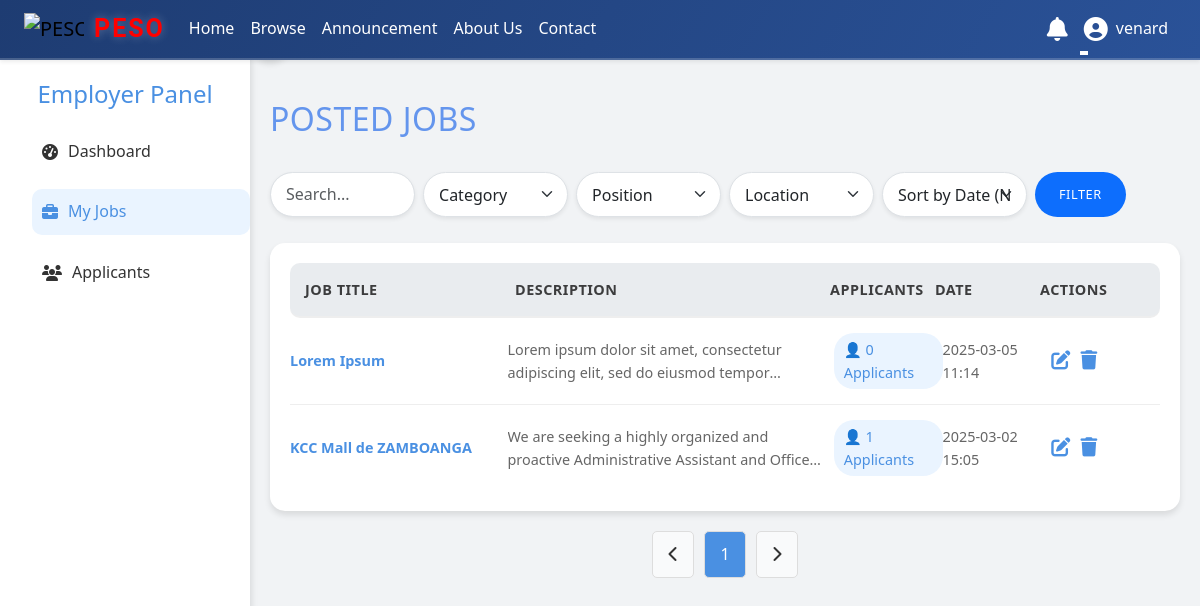
The page /employers/job_list.php (signed in) on the database its author committed.
### tables this page shows
CREATE TABLE `jobs` (
  `id` int(11) NOT NULL,
  `title` varchar(255) NOT NULL,
  `description` text NOT NULL,
  `thumbnail` varchar(255) DEFAULT NULL,
  `photo` varchar(255) DEFAULT NULL,
  `created_at` timestamp NOT NULL DEFAULT current_timestamp(),
  `category_id` int(11) NOT NULL,
  `location` varchar(255) DEFAULT NULL,
  `specific_location` varchar(255) DEFAULT NULL,
  `responsibilities` text NOT NULL,
  `requirements` text NOT NULL,
  `preferred_qualifications` text DEFAULT NULL,
  `status` enum('pending','approved','rejected') DEFAULT 'pending',
  `employer_id` int(11) NOT NULL,
  `remarks` text DEFAULT NULL
);

### employers/job_list.php (the view, shortened to what this page needs)
<?php
include '../includes/header.php';
$employer_id = $_SESSION['user_id'];
$limit = 15;
$page = isset($_GET['page']) ? (int)$_GET['page'] : 1;
$offset = ($page - 1) * $limit;
$search_filter = "";
$category_filter = "";
$position_filter = "";
$location_filter = "";
$sort = isset($_GET['sort']) ? $_GET['sort'] : 'created_at_desc';
$sort_mapping = [
    'created_at_asc' => ['column' => 'created_at', 'order' => 'ASC'],
    'created_at_desc' => ['column' => 'created_at', 'order' => 'DESC'],
    'title_asc' => ['column' => 'title', 'order' => 'ASC'],
    'title_desc' => ['column' => 'title', 'order' => 'DESC'],
    'total_applicants_asc' => ['column' => 'total_applicants', 'order' => 'ASC'],
    'total_applicants_desc' => ['column' => 'total_applicants', 'order' => 'DESC'],
];
$sort_column = $sort_mapping[$sort]['column'];
$sort_order = $sort_mapping[$sort]['order'];
$query_all_jobs = "
    SELECT DISTINCT j.*, COUNT(a.id) AS total_applicants
    FROM jobs j
    LEFT JOIN applications a ON j.id = a.job_id
    LEFT JOIN job_categories jc ON j.id = jc.job_id
    LEFT JOIN job_positions_jobs jp ON j.id = jp.job_id
    WHERE j.employer_id = $employer_id
    $search_filter
    $category_filter
    $position_filter
    $location_filter
    GROUP BY j.id
    ORDER BY $sort_column $sort_order
    LIMIT $limit OFFSET $offset
";
$result = $conn->query($query_all_jobs);
$count_query = "
    SELECT COUNT(DISTINCT j.id) AS total_jobs
    FROM jobs j
    LEFT JOIN job_categories jc ON j.id = jc.job_id
    LEFT JOIN job_positions_jobs jp ON j.id = jp.job_id
    WHERE j.employer_id = $employer_id
    $search_filter
    $category_filter
    $position_filter
    $location_filter
";
$count_result = $conn->query($count_query);
$count_data = $count_result->fetch_assoc();
$total_jobs = $count_data['total_jobs'];
$total_pages = ceil($total_jobs / $limit);
?>
<!DOCTYPE html>
<html lang="en">
<head>
    <link href="https://cdnjs.cloudflare.com/ajax/libs/font-awesome/6.4.2/css/all.min.css" rel="stylesheet">
    <link rel="stylesheet" href="/JOB/assets/job_list.css">
</head>
<body>
<div class="sidebar" id="sidebar">
    <div>
        <h2>Employer Panel</h2>
        <ul>
            <li><a href="dashboard.php"><i class="fas fa-tachometer-alt"></i> Dashboard</a></li>
            <li><a href="job_list.php" class="active"><i class="fas fa-briefcase"></i> My Jobs</a></li>
            <li><a href="user_list.php"><i class="fas fa-users"></i> Applicants</a></li>
        </ul>
    </div>
    <div class="toggle-btn" onclick="toggleSidebar()">
        <i class="fas fa-angle-right"></i>
    </div>
</div>
<main>
    <h3>Posted Jobs</h3><br>
    <form action="" method="get" class="row gx-2 gy-2 justify-content-center">
        <div class="col-lg-2 col-md-3 col-6">
            <input type="text" name="search" class="form-control form-control-m shadow-sm rounded-pill" placeholder="Search..." value="<?= isset($_GET['search']) ? htmlspecialchars($_GET['search']) : '' ?>">
        </div>
        <div class="col-lg-2 col-md-3 col-6">
            <select name="category" class="form-select form-select-m shadow-sm rounded-pill">
                <option value="">Category</option>
            </select>
        </div>
        <div class="col-lg-2 col-md-3 col-6">
            <select name="position" class="form-select form-select-m shadow-sm rounded-pill">
                <option value="">Position</option>
            </select>
        </div>
        <div class="col-lg-2 col-md-3 col-6">
            <select name="location" class="form-select form-select-m shadow-sm rounded-pill">
                <option value="">Location</option>
            </select>
        </div>
        <div class="col-lg-2 col-md-3 col-6">
            <select name="sort" class="form-select form-select-m shadow-sm rounded-pill">
                <option value="created_at_desc" <?= $sort === 'created_at_desc' ? 'selected' : '' ?>>Sort by Date (Newest First)</option>
            </select>
        </div>
        <div class="col-md-2">
            <button type="submit" style="height: 100%;" class="btn btn-primary btn-lg rounded-pill filter-button">Filter</button>
        </div>
    </form><br>
    <div class="job-list">
        <div class="job-header">
            <div>Job Title</div>
            <div>Description</div>
            <div>Applicants</div>
            <div>Date</div>
            <div>Actions</div>
        </div>
        <?php while ($row = $result->fetch_assoc()): ?>
            <div class="job-item">
                <div class="title"><?= htmlspecialchars($row['title']) ?></div>
                <div class="description"><?= htmlspecialchars($row['description']) ?></div>
                <div class="applicants" onclick="location.href='/JOB/admin/view_applicants.php?job_id=<?= $row['id'] ?>'">
                    👤 <?= $row['total_applicants'] ?> Applicants
                </div>
                <div class="date"><?= htmlspecialchars(date('Y-m-d H:i', strtotime($row['created_at']))) ?></div>
                <div class="actions">
                    <button onclick="location.href='edit_job.php?id=<?= $row['id'] ?>&source=job_list'"><i class="fas fa-edit"></i></button>
                    <button data-bs-toggle="modal" data-bs-target="#deleteJobModal" class="btn-delete" data-job-id="<?= $row['id'] ?>"><i class="fas fa-trash"></i></button>
                </div>
            </div>
        <?php endwhile; ?>
    </div>
    <div class="pagination">
        <button onclick="location.href='?page=<?= $page - 1 ?>&search=<?= $search ?>&category=<?= $_GET['category'] ?? '' ?>&position=<?= $_GET['position'] ?? '' ?>&location=<?= $_GET['location'] ?? '' ?>'" <?= $page <= 1 ? 'disabled' : '' ?>> <i class="fas fa-chevron-left"></i> </button>
        <?php for ($i = 1; $i <= $total_pages; $i++): ?>
            <button onclick="location.href='?page=<?= $i ?>&search=<?= $search ?>&category=<?= $_GET['category'] ?? '' ?>&position=<?= $_GET['position'] ?? '' ?>&location=<?= $_GET['location'] ?? '' ?>'" <?= $i === $page ? 'class="active"' : '' ?>><?= $i ?></button>
        <?php endfor; ?>
        <button onclick="location.href='?page=<?= $page + 1 ?>&search=<?= $search ?>&category=<?= $_GET['category'] ?? '' ?>&position=<?= $_GET['position'] ?? '' ?>&location=<?= $_GET['location'] ?? '' ?>'" <?= $page >= $total_pages ? 'disabled' : '' ?>> <i class="fas fa-chevron-right"></i> </button>
    </div>
</main>
</body>
</html>

### assets/header.css (style rules this page uses)
* { margin: 0; padding: 0; box-sizing: border-box; }
body { padding-top: 60px; }
.shadow-sm { box-shadow: 0 4px 6px rgba(0, 0, 0, 0.05); }
.btn { font-size: 0.8rem; padding: 0.6rem 1.5rem; border: none; border-radius: 15px; cursor: pointer; transition: all 0.3s ease; text-transform: uppercase; font-weight: 500; letter-spacing: 0.5px; }

### assets/job_list.css (style rules this page uses)
body { font-family: 'Segoe UI', Tahoma, Geneva, Verdana, sans-serif; background-color: #f1f3f5; color: #333; line-height: 1.6; margin-top:20px; }
main { padding-left:270px; padding-right:20px; }
.sidebar { position: fixed; top: 0; left: 0; width: 250px; height: 100vh; background: #ffffff; padding-top:80px; display: flex; flex-direction: column; justify-content: space-between; box-shadow: 2px 0 6px rgba(0, 0, 0, 0.1); transition: transform 0.3s ease-in-out; }
.sidebar h2 { font-size: 1.5rem; margin-bottom: 20px; text-align: center; color: #4a90e2; }
.sidebar ul { list-style: none; }
.sidebar ul li { margin-bottom: 15px; }
.sidebar ul li a { text-decoration: none; color: #333; font-size: 1rem; display: flex; align-items: center; gap: 10px; padding: 10px; border-radius: 10px; transition: background 0.3s, color 0.3s; }
.sidebar ul li a:hover, .sidebar ul li a.active { background: #eaf4ff; color: #4a90e2; }
.sidebar .toggle-btn { position: absolute; top: 20px; right: -40px; background: #4a90e2; width: 40px; height: 40px; border-radius: 50%; display: flex; align-items: center; justify-content: center; cursor: pointer; box-shadow: 0 4px 6px rgba(0, 0, 0, 0.1); }
.sidebar .toggle-btn i { color: #fff; font-size: 1.2rem; }
.job-list { background: #ffffff; border-radius: 15px; padding: 20px; box-shadow: 0 4px 6px rgba(0, 0, 0, 0.1); }
.job-header { display: grid; grid-template-columns: 2fr 3fr 1fr 1fr 1fr; align-items: center; border-bottom: 2px solid #eee; background-color: #e9ecef; border-radius: 10px; padding: 15px; font-weight: bold; text-transform: uppercase; letter-spacing: 0.5px; color: #000000be; font-size: 0.9rem; }
.job-item { display: grid; grid-template-columns: 2fr 3fr 1fr 1fr 1fr; align-items: center; padding: 15px 0; border-bottom: 1px solid #eee; }
.job-item:last-child { border-bottom: none; }
.job-item div { font-size: 0.9rem; color: #666; }
.job-item .title { font-weight: bold; color: #4a90e2; }
.job-item .description { overflow: hidden; text-overflow: ellipsis; display: -webkit-box; -webkit-line-clamp: 2; -webkit-box-orient: vertical; }
.job-item .applicants { display: inline-block; background: #eaf4ff; color: #4a90e2; padding: 5px 10px; border-radius: 20px; font-size: 0.9rem; cursor: pointer; transition: background 0.3s; }
.job-item .actions { display: flex; gap: 10px; }
.job-item .actions button { background: none; border: none; color: #4a90e2; font-size: 1.2rem; cursor: pointer; transition: color 0.3s; }
.pagination { display: flex; justify-content: center; gap: 10px; margin-top: 20px; }
.pagination button { padding: 10px 15px; background: #f9fafb; border: 1px solid #ddd; border-radius: 5px; color: #333; cursor: pointer; transition: background 0.3s; }
.pagination button.active { background: #4a90e2; color: #fff; }
.form-control, .form-select { height: 45px; padding: 10px 15px; font-size: 1rem; }
h3 { font-size: 2rem; color:cornflowerblue; font-weight: 500; text-transform: uppercase; letter-spacing: 0.5px; margin-top:20px; }

### rows shown on the page
jobs: title "Lorem Ipsum", description "Lorem ipsum dolor sit amet, consectetur adipiscing elit, sed do eiusmod…", total_applicants "0", created_at "2025-03-05 11:14"
jobs: title "KCC Mall de ZAMBOANGA", description "We are seeking a highly organized and proactive Administrative Assistant and…", total_applicants "1", created_at "2025-03-02 15:05"

### other values the page prints
$_SESSION['username'] "venard"
